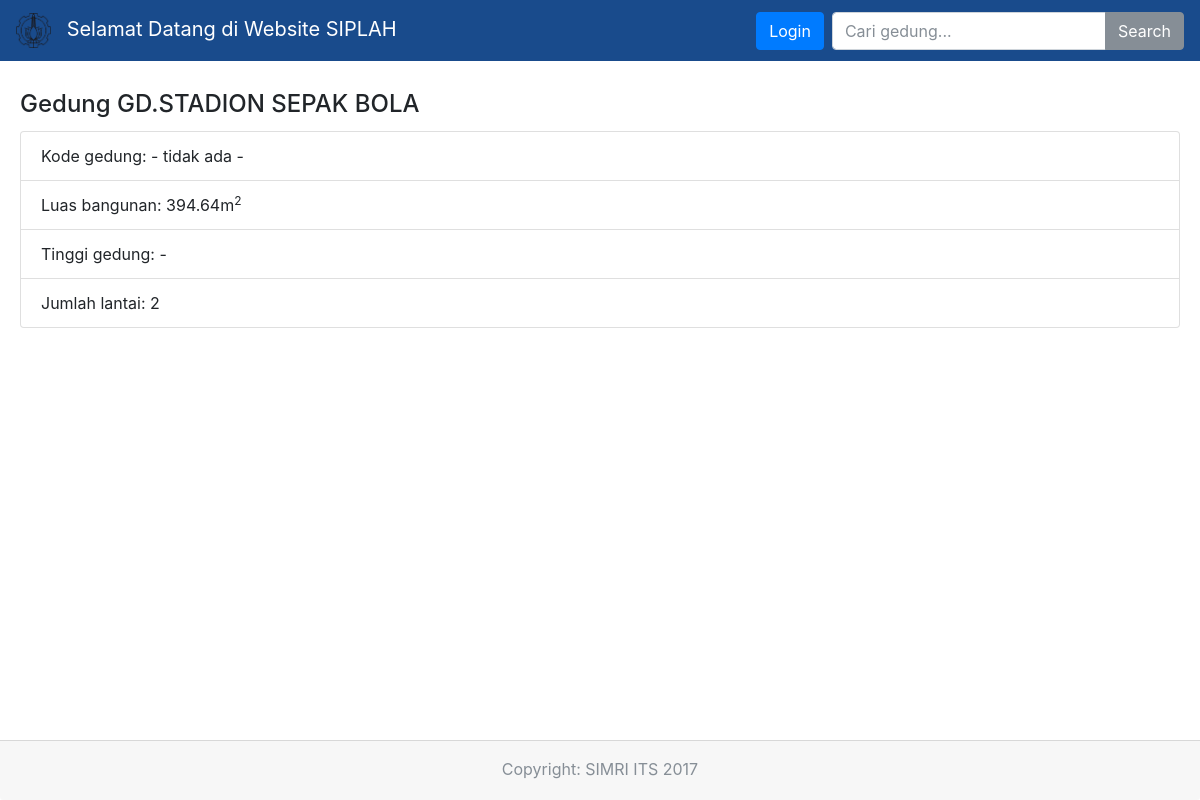
Screenshot of /gedung/32 with the database file from the repository.
### tables this page shows
CREATE TABLE `gedung` (
  `idGedung` int(11) NOT NULL AUTO_INCREMENT,
  `kodeGedung` varchar(7) DEFAULT NULL,
  `koordGedung` int(11) NOT NULL DEFAULT '0',
  `namaGedung` varchar(255) NOT NULL,
  `kategoriGedung` int(11) DEFAULT NULL,
  `luasGedung` float DEFAULT NULL,
  `tinggiGedung` float DEFAULT NULL,
  `jumlahLantai` int(11) NOT NULL,
  `jumlahRuang` int(11) DEFAULT NULL,
  `statusPengelola` varchar(255) DEFAULT NULL,
  PRIMARY KEY (`idGedung`),
  KEY `koordGedung` (`koordGedung`),
  FULLTEXT KEY `ft_namaGedung` (`namaGedung`)
);

### application/controllers/Beranda.php (called while the page is built, shortened)
<?php
class Beranda extends CI_Controller
{
    public $data;
    public function __construct()
    {
        $this->load->model('Beranda_model');
        $this->load->library('Encryption');
        $this->load->library('pagination');
    }
    public function detailGedung($ged)
    {
        $data = $this->data;
        $result = $this->Beranda_model->getDataGedung($ged);
        if ($result) {
            $data['detailGedung'] = $result;
        } else {
            $data['detailGedung'] = null;
        }
        $this->load->view('template/header', $data);
        $this->load->view('template/navigation', $data);
        $this->load->view('data_gedung_view', $data);
        $this->load->view('template/footer', $data);
    }
}

### index.php (called while the page is built, shortened)
<?php
require_once BASEPATH.'core/CodeIgniter.php';

### application/models/Beranda_model.php (called while the page is built, shortened)
<?php
class Beranda_model extends CI_Model
{
    public function getDataGedung($ged)
    {
        $this->db->select('idGedung, kodeGedung, namaGedung, luasGedung, tinggiGedung, jumlahLantai, kategoriGedung');
        $this->db->from('gedung');
        $this->db->where('idGedung', $ged);
        $query = $this->db->get();
        if ($query->num_rows() == 1) {
            return $query->result_array();
        } else {
            return null;
        }
    }
}

### application/views/data_gedung_view.php (the view, shortened to what this page needs)
<body>
	<div class="card-body">
	<?php if ($detailGedung!=null) {
    ?>
			<h4 class="card-title">Gedung <?php echo $detailGedung[0]['namaGedung'].(($detailGedung[0]['kategoriGedung']==1)?" - Gedung Pendidikan":""); ?></h4>
				<ul class="list-group">
					<li class="list-group-item">Kode gedung: <?php echo (($detailGedung[0]['kodeGedung']!=null)?$detailGedung[0]['kodeGedung']:"- tidak ada -"); ?></li>
				  <li class="list-group-item">Luas bangunan: <?php echo (($detailGedung[0]['luasGedung']!=null)?$detailGedung[0]['luasGedung']."m<sup>2</sup>":"-"); ?></li>
				  <li class="list-group-item">Tinggi gedung: <?php echo (($detailGedung[0]['tinggiGedung']!=null)?$detailGedung[0]['tinggiGedung']."m":"-"); ?></li>
					<li class="list-group-item">Jumlah lantai: <?php echo $detailGedung[0]['jumlahLantai']; ?></li>
				</ul>
				<?php
} else {
    ?>
		<h4 class="card-text">Gedung tidak ditemukan</h4>
	<?php
} ?>
	</div>
</body>

### application/views/template/header.php (shortened to what this page needs)
<!DOCTYPE html>
<html>
<head>
	<link rel="stylesheet" type="text/css" href="<?php echo base_url('assets/css/leaflet.css'); ?>" />
	<link rel="stylesheet" type="text/css" href="<?php echo base_url('assets/css/bootstrap.min.css'); ?>" />
	<link rel="stylesheet" type="text/css" href="<?php echo base_url('assets/css/grid.css'); ?>" />
	<link rel="stylesheet" type="text/css" href="<?php echo base_url('assets/css/font-awesome.min.css'); ?>" />
</head>

### application/views/template/navigation.php (shortened to what this page needs)
<nav class="navbar fixed-top navbar-dark" style="background-color: rgba(1, 56, 128, 0.9);">
	<a class="navbar-brand mr-auto" href="<?php echo base_url(); ?>"><img style="margin-right: 10px" src="<?php echo base_url(); ?>assets/img/logo-its.png" alt="" class="d-inline-block align-center" width="35" height="35"><?php if (isset($userAccess)) {
        echo "Selamat datang ".$userAccess." ".$userLogin['namaLengkap'];
    } else {
        echo " Selamat Datang di Website SIPLAH ";
    } ?></a>
	<?php if (isset($userLogin)) {
        ?>
	<a class="btn btn-primary" href="<?php echo base_url(); ?>logout" role="button">Logout</a>
	<?php
    } else {
        ?>
	<a class="btn btn-primary" href="<?php echo base_url(); ?>login" role="button">Login</a>
	<?php
    } ?>
	<form class="form-inline" role="form" method="POST" action="<?php echo base_url(); ?>search/">
		<div class="input-group mb-2 mb-sm-0 ml-sm-2">
			<input class="form-control" type="search" id="cari_gedung" name="cari_gedung" placeholder="Cari gedung...">
			<span class="input-group-btn"><button type="submit" class="btn btn-secondary">Search</button></span>
		</div>
	</form>
</nav>

### application/views/template/footer.php
<footer class="card-footer footer mt-2">
	<div class="pt-1 text-muted text-center">
		Copyright: SIMRI ITS 2017
		</div>
</footer>
</html>

### assets/css/grid.css (style rules this page uses)
html { display: flex; flex-direction: column; min-height: 100%; min-height: 100vh; }
body { padding-top: 70px; }
.footer { position: absolute; right: 0; bottom: 0; left: 0; height: 60px; }

### rows the page displays
gedung: namaGedung "GD.STADION SEPAK BOLA", luasGedung "394.64", jumlahLantai "2"
